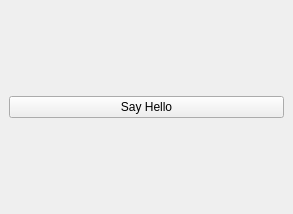
<?xml version="1.0" encoding="UTF-8"?>
<ui version="4.0">
 <class>MainWindow</class>
 <widget class="QMainWindow" name="MainWindow">
  <property name="geometry">
   <rect>
    <x>0</x>
    <y>0</y>
    <width>293</width>
    <height>214</height>
   </rect>
  </property>
  <property name="windowTitle">
   <string>MainWindow</string>
  </property>
  <widget class="QWidget" name="centralwidget">
   <layout class="QHBoxLayout" name="horizontalLayout">
    <item>
     <widget class="QPushButton" name="helloWorldButton">
      <property name="text">
       <string>Say Hello</string>
      </property>
     </widget>
    </item>
   </layout>
  </widget>
 </widget>
 <resources/>
 <connections/>
</ui>
